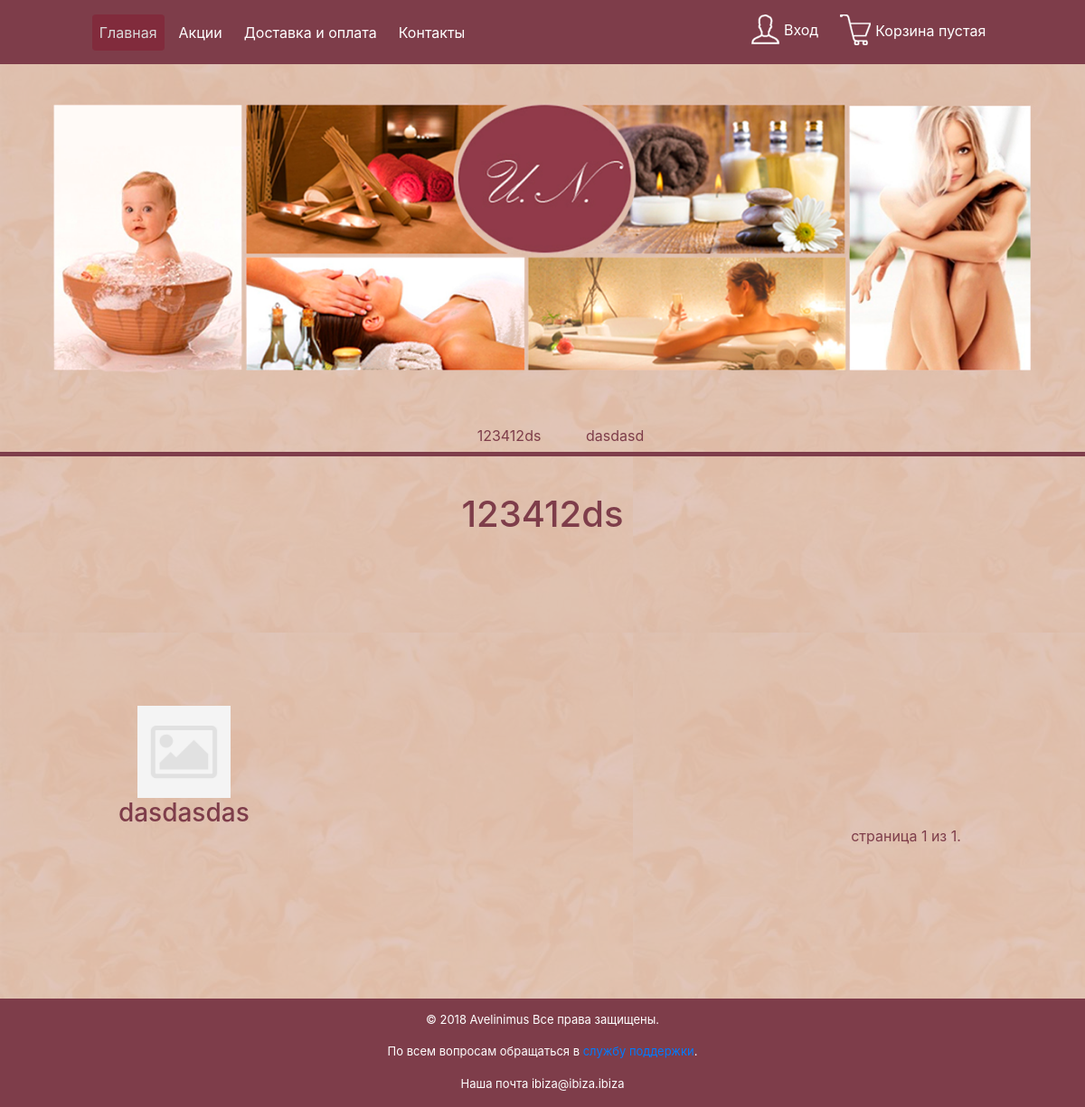
Page /ru/category/123412ds/ on the committed database.
### ru/models.py (models this page shows, shortened)
class Category(models.Model):
    class Meta:
        ordering = ['name']
        verbose_name = 'Категория'
        verbose_name_plural = 'Категории'
    name = models.CharField(max_length=100, db_index=True, verbose_name="Категория")
    slug = models.SlugField(max_length=200, db_index=True,
                            unique=True, help_text='Нужно использовать для создания "хороших" URL-ов')
    available = models.BooleanField(default=True, verbose_name="Отображать")
    def __str__(self):
        return self.name
    def get_absolute_url(self):
        return reverse('ru:category_detail', args={self.slug})

class Products(models.Model):
    class Meta:
        ordering = ['name']
        index_together = [
            ['id', 'slug']
        ]
        verbose_name = 'Продукт'
        verbose_name_plural = 'Продукты'
    name = models.CharField(max_length=50, db_index=True, verbose_name="Название продукта")
    slug = models.SlugField(max_length=200, db_index=True,
                            unique=True, help_text='Нужно использовать для создания "хороших" URL-ов')
    category = models.ForeignKey(Category, db_index=True, on_delete=models.CASCADE, related_name="rel_category",
                                 verbose_name="Категория продукта")
    image = models.ImageField(upload_to='products/img/%Y/%m/%d/', blank=True,
                              verbose_name="Картинка для новостей (300 x 300)")
    price = models.DecimalField(max_digits=10, decimal_places=2, verbose_name="Цена(грн)")
    short_description = models.TextField(max_length=200, blank=True, verbose_name="Короткое описание в листе(150)")
    description = RichTextUploadingField(blank=True, verbose_name="Детальное описание")
    created = models.DateTimeField(auto_now_add=True, verbose_name='Создан')
    available = models.BooleanField(default=True, verbose_name="Отображать")
    discount = models.IntegerField(validators=[MinValueValidator(0), MaxValueValidator(100)], default=0,
                                   verbose_name='Скидка (в процентах)')
    def get_absolute_url(self):
        return reverse('ru:product_detail', args={self.slug})

### ru/views.py (the view)
# urls.py: url(r'^category/(?P<slug>[\w-]+)/$', views.category_detail_view, name='category_detail'),
def category_detail_view(request, slug):
    category_list = Category.objects.all()
    products_list = Products.objects.all()
    category = get_object_or_404(Category, slug=slug, available=True)
    paginator = Paginator(products_list, 20)
    page = request.GET.get('page')
    products = paginator.get_page(page)
    return render(request, 'ru/category_detail.html', {
        'category_list': category_list,
        'products_list': products_list,
        'category': category,
        'products': products
    })

### ru/cart.py (called while the page is built)
    def __len__(self):
        return sum(item['quantity'] for item in self.cart.values())

### ru/context_processors.py (called while the page is built)
def cart(request):
    return {'cart': Cart(request)}

### templates/ru/category_detail.html (shortened to what this page needs)
{% extends 'ru/base.html' %}
    {% load static %}
    {% block content %}
        <div class="col-12" style="color: #7E3D4A "><h1><a>{{ category.name }}</a></h1></div>
        <div class="products">
            {% for product in products %}
                {% if category.name|lower == product.category|lower %}
                    <div class="col-12 col-lg-3 block" style="padding-bottom: 3%;float: left; margin-top: 3%;">
                            <div class=" img-block" style="">
                                 <a href="{{ product.get_absolute_url }}">
                                    <img src="{% if product.image %}{{ product.image.url }}{% else %}{% static "ru/images/no_image.png"%}{% endif %}"  class=" block">
                                 </a>
                                <h3 class="name_product">{{ product.name }}</h3>
                            </div>
                    </div>
                {% endif %}
            {% endfor %}
        </div>
        <div class="pagination" style="margin: auto; color:#7E3D4A; padding-bottom: 20px">
            <span class="step-links">
                <span class="current">
                    страница {{ products.number }} из {{ products.paginator.num_pages }}.
                </span>
            </span>
        </div>
    {% endblock %}

### templates/ru/base.html (shortened to what this page needs)
<!DOCTYPE html>
<html lang="en">
<head>
    {% load static %}
    {% load account %}
    <link rel="stylesheet" href = "{% static 'css/styles.css' %}">
    <link rel="stylesheet" href = "{% static 'css/bootstrap_menu.css' %}">
    <link rel="stylesheet" href="https://maxcdn.bootstrapcdn.com/bootstrap/4.0.0/css/bootstrap.min.css">
</head>
<body>
<div class='container-fluid container-fluid-reformat'>
    <div class="row block_01">
        <nav class="navbar navbar-expand-lg custom-toggler" style="width: 100%;">
            <div class="collapse navbar-collapse" id="navbarSupportedContent" align="center" style="margin: 0 7% 0 7%">
                {% block top_menu %}
                    <div class="top-menu">
                        <ul class="navbar-nav mr-auto">
                            <li class="nav-item active">
                                 <a class="nav-link" href="{% url 'ru:category_list' %}">Главная</a>
                            </li>
                            <li class="nav-item">
                                 <a class="nav-link" href="{% url 'ru:shares_list' %}">Акции</a>
                            </li>
                            <li class="nav-item">
                                <a class="nav-link" href="{% url "ru:payment" %}">Доставка и оплата</a>
                            </li>
                            <li class="nav-item">
                                <a class="nav-link" href="{% url "ru:contact" %}">Контакты</a>
                            </li>
                        </ul>
                    </div>
                {% endblock %}
                <div class="top-menu" style="margin: 0 0 0 auto;">
                    <ul class="navbar-nav mr-auto">
                        {% if not user.is_active %}
                            <li class="nav-item">
                                <a class="nav-link" href="{% url 'account_login' %}"><img src="{% static 'ru/images/login.png' %}" style="margin-right: 5px;margin-bottom: 5px">Вход</a>
                            </li>
                        {% else %}
                            <li class="nav-item">
                                <a class="nav-link" href="{% url 'ru:my_room' %}"><img src="{% static 'ru/images/login.png' %}" style="margin-right: 5px;margin-bottom: 5px">Моя комната</a>
                            </li>
                        {% endif %}
                        <li class="nav-item">
                            <a class="nav-link" href="{% url 'ru:cart_detail' %}"><img src="{% static 'ru/images/card.png' %}" style="margin-right: 5px; margin-bottom: 5px">Корзина
                            {% with total_items=cart|length %}
                                {% if cart|length > 0 %}
                                    на {{ cart.get_total_price_with_discount }} грн.
                                {% else %}
                                    пустая
                                {% endif %}
                            {% endwith %}
                            </a>
                        </li>
                    </ul>
                </div>
            </div>
        </nav>
    </div>
    <div class="row block_02">
        <div class="col-12"><a href="{% url "ru:category_list" %}"><img src="{% static 'ru/images/main_img.png' %}" align="center"></a>
        </div>
        <div class="col-12 categories" style="padding-top: 15px;">
            <ul>
                {% for category in category_list %}
                    {% if category.available %}
                        {% if category.rel_category.count %}
                            <li>
                                <a href="{{ category.get_absolute_url }}">{{ category.name }}</a>
                            </li>
                        {% endif %}
                    {% endif %}
                {% endfor %}
            </ul>
        </div>
    </div>
    <div class="row block_03" style="padding-top: 40px">
        {% block content %}
        {% endblock %}
    </div>
    <div class="row block_04">
        <div class="col-12 footer_reformat" style="color: white">
            <p style="text-align: center;color: white">© 2018 Avelinimus Все права защищены.</p>
            <p style="text-align: center;color: white">По всем вопросам обращаться в<a href="{% url 'ru:support' %}"> службу поддержки</a>.</p>
            <p style="text-align: center;color: white">Наша почта ibiza@ibiza.ibiza</p>
      </div>
    </div>
</body>
</html>

### ru/static/css/styles.css (style rules this page uses)
body { margin: 0; padding: 0; word-wrap: break-word; white-space: normal; background: #e2c9c3 url(/static/ru/images/background_beige.jpg); }
h1 { text-align: center; width: 100%; }
p { color: #7e3d4a; text-align: center; width: 100%; }
.block_01 { background-color: #7e3d4a; }
.block_02 { border-bottom: solid 5px #7e3d4a; background: rgba(215, 181, 169, 0.7); }
.block_02 img { display: block; margin: 0 auto; padding: 40px; max-width: 100%; height: auto; width: auto\9; }
.block_03 { min-height: 600px; background: rgba(215, 181, 169, 0.7); }
.block_04 { background-color: #7E3D4A; }
.categories ul { text-align: center; margin-bottom: 0.5%; }
.categories li { list-style:none; display:inline-block; margin: auto 2%; }
.categories a { color: #7e3d4a; }
.top-menu li { height: auto; top: 5px; padding: 0; }
.products { box-sizing: border-box; margin-left: auto; margin-right: auto }
.block { display: block; max-width:100%; height: auto; }
.footer_reformat { color: white; margin-top: 14px; font-size: 13px; }
.name_product { color: #7e3d4a; display: flex; justify-content: center; align-items: center; text-align: center; max-width: 300px; max-height: 300px; width: 100%; height: 100%; }

### rows in the picture
Category: name "123412ds"
Category: name "dasdasd"
Products: name "dasdasdas"

### other values in the picture
{{ products.number }} "1"
{{ products.paginator.num_pages }} "1"
